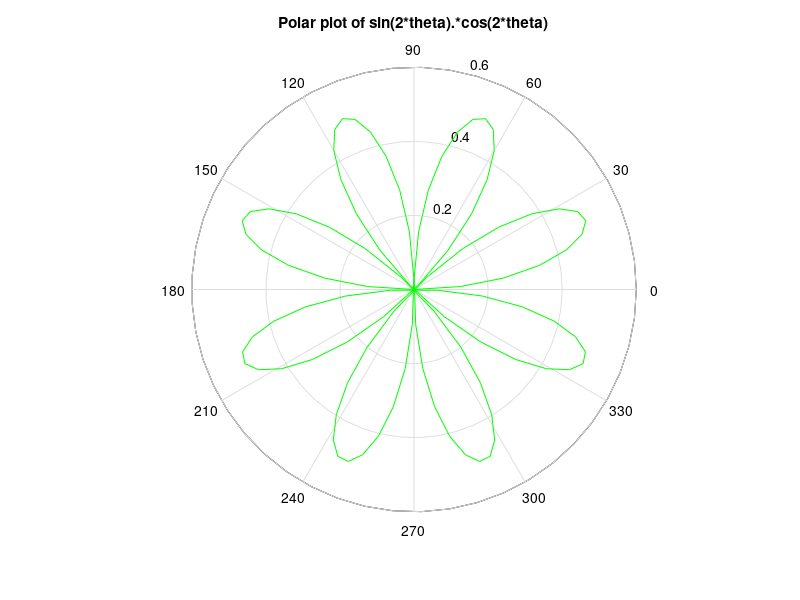

Here is the MATLAB script that generated this plot:
        theta=linspace(0,2*pi),                         
        rho=sin(2*theta).*cos(2*theta);
        polar(theta,rho,'g')
        title('Polar plot of sin(2*theta).*cos(2*theta)');